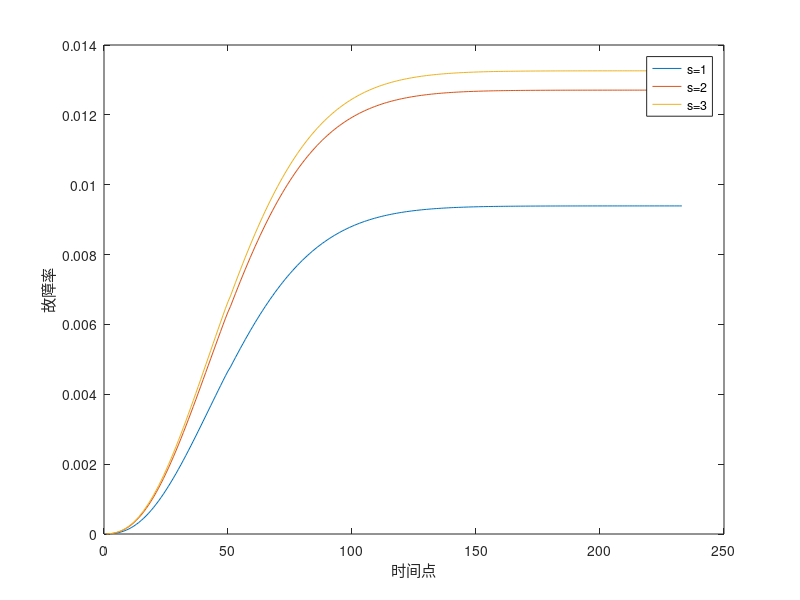

MATLAB code to generate this figure:
clc;clear;%点预测
eta_R=39.88;
eta_MLE=233;
beta_R=1.5;
beta_MLE=2.7;
%数据
t_i = [40 30 28 17 23 36 42 23 40 33 15 36 47 46 31 18 6 23 24 27 23 46 34 38 32 30 27 47 33 16 39 26 12 34 31 22 31 32 38 41 32 41 29 38 45 35 8 20 49 41 45 46 33 42 40 48 38 40 39 49 19 28 21 34 25 45 17 22 33 28];
r = length(t_i);
A_i = 50;
n_j = 10000;
w_j = n_j - r;
E_R = 36;
Pr_delta=[0.68 0.24 0.04 0.01 0.01 0.005 0.005 0.005 0.001 0.001 0.001 0.001 0.001];
p_r2 = @(t) (beta_MLE/eta_MLE.*(t/eta_MLE).^(beta_MLE-1).*exp(-(t/eta_MLE).^beta_MLE)) .* ( exp(-(t/eta_R).^beta_R) );
for s=1:1:3
    for point=1:1:eta_MLE
        rho_j(point,s)=0;
        for l=0:1:s-1
            gamma_sum_delta=0;
            xi_sum_delta=0;
            B_jl1=max(point,point+l-0.5);
            B_jl2=point+l+0.5;
            for delta=1:1:length(Pr_delta)
                if (B_jl1<=point+delta-1 && point+delta-1<=B_jl2)
                    gamma_j=Pr_delta(delta)*integral(p_r2,0,B_jl2);
                    gamma_sum_delta=gamma_sum_delta+gamma_j;
                end
                if (0<=point+delta-1 && point+delta-1<=A_i)
                    xi_j=Pr_delta(delta)*integral(p_r2,0,point);
                    xi_sum_delta=xi_sum_delta+xi_j;
                end
            end
            xi_sum_delta=1-xi_sum_delta;
            h_j=gamma_sum_delta/xi_sum_delta;
            rho_j(point,s)=rho_j(point,s)+h_j;
        end
        n(point,s)=rho_j(point,s)*w_j;
    end
end
y=plot(rho_j),legend('s=1', 's=2', 's=3');
xlabel('时间点');
ylabel('故障率');